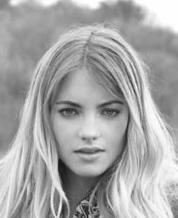
%> input picture NSTI-RPCA/experiment/image/image1/0000.jpg, 178 x 218 px; the run also reads 1 picture not shown here
$ octave exp4.m   (GNU Octave 9; MATLAB toolbox functions it lacks are replaced by stand-ins)
%> lines starting %> are read from the running program, lines starting %| are printed output that depends on the picture
### NSTI-RPCA/imgreader.m
function imgs = imgreader(path,lname)
%> called with path = 'image1/', lname = '*.jpg'
    imagenames = dir(fullfile(path,lname));
    [length,no] = size(imagenames);
    tem = imread([path imagenames(1).name]);
%> tem is the input picture: size 218x178 uint8; min 23, max 255, mean 166.4
    [x,y]=size(tem);
%> x = 218; y = 178
    imgs = zeros(length,x*y);
    for i=1:length
        img = imread([path imagenames(i).name]);
        %img = rgb2gray(img);
    	imgs(i,:) = reshape(img,1,[]);
    end
end

### NSTI-RPCA/rpca_nu.m
function [U,V,S] = rpca_nu(Y, r, params)
% [U, V] = RPCA_GD(Y, r, alpha, params)
% Robust PCA via Non-convex Gradient Descent
%
% Y : A sparse matrix to be decomposed into a low-rank matrix M and a sparse
% matrix S. Unobserved entries are represented as zeros.
% r : Target rank
% alpha : An upper bound of max sparsity over the columns/rows of S
% params : parameters for the algorithm
%   .step_const : Constant for step size (default .5)
%   .max_iter : Maximum number of iterations (default 30)
%   .tol : Desired Frobenius norm error (default 2e-4)
%   .incoh : Incoherence of M (default 5)
%
% Output:
% U, V : M=U*V' is the estimated lowrank matrix
%
% By:
% Xinyang Yi, Dohyung Park, Yudong Chen, Constantine Caramanis
% {yixy,dhpark,constantine}@utexas.edu, yudong.chen@cornell.edu


% Default parameter settings
step_const = .5;
max_iter   = 30;
tol        = 0.2;
tos=1;
alpha=1;
% Read paramter settings

if isfield(params,'step_const') step_const = params.step_const; end
if isfield(params,'max_iter')   max_iter = params.max_iter; end
if isfield(params,'tol')        tol= params.tol; end
if isfield(params,'tos') tos = params.tos; end
if isfield(params,'alpha') alpha = params.alpha; end

% Library paths
addpath PROPACK;
% addpath MinMaxSelection;

% Setting up
err  = zeros(1,max_iter);
time = zeros(1,max_iter);
Ynormfro = norm(Y,1);
[d1, d2] = size(Y);

is_sparse  = issparse(Y);
if is_sparse
    [I, J, Y_vec] = find(Y);
    n = length(Y_vec);
    obs_ind = sub2ind([d1,d2], I, J);
    col = [0; find(diff(J)); n];
    p = n/d1/d2;
    if p>0.9
        is_sparse = 0;
        Y = full(Y);
    end
else
    p = 1;
end

%% Phase I: Initialization
t1 = tic; t = 1;

% Initial sparse projection
fprintf('Initial sparse projection; time %f \n', toc(t1));

% Initial factorization
fprintf('Initial SVD; time %f \n', toc(t1));

[U,Sig,V]=lansvd((Y)/p,r,'L');
U = U(:,1:r) * sqrt(Sig(1:r,1:r));
V = V(:,1:r) * sqrt(Sig(1:r,1:r));

% Compute the initial error
err(t)  = inf;

time(t) = toc(t1);

%% Phase II: Gradient Descent
steplength = step_const / sqrt(Sig(1,1));
if is_sparse
    YminusUV = sparse(I, J, 1, d1, d2, n);
else
    YminusUV = zeros(d1, d2);
end

fprintf('Begin Gradient descent\n');
converged = 0;
while ~converged

    t = t + 1;

    %%
    if is_sparse
        UVobs_vec = compute_X_Omega(U, V, obs_ind);
        %UVobs_vec = partXY(U', V', I, J, n)';
        YminusUV = sparse(I, J, Y_vec-UVobs_vec, d1, d2, n); clearvars UVobs_vec;
    else
        YminusUV = Y - U*V';
    end

    %% Sparse Projection for S
    tos=sum(abs(YminusUV(:)))/(d1*d2)*alpha;

    S=sign(YminusUV) .* max(abs(YminusUV) - tos, 0);


    E = YminusUV - S;

%     err(t) = (tos*norm(S, 1)+0.5*norm(E, 'fro'))/Ynormfro;
     err(t) = (norm(S, 1)+norm(E, 'fro'))/Ynormfro;
% [12 lines of commented-out code are left out]
    hess = V'*V;
    hess = inv(hess);
    Unew = U +  ( (E * V) /p)*hess;
    hess = U'*U;
    hess = inv(hess);
    Vnew = V + ( E'*U /p)*hess;

    U = Unew;
    V = Vnew;
% [7 lines of commented-out code are left out]


    %% Compute error
%     err(t) = norm(E, 'fro')/Ynormfro;

    time(t) = toc(t1);

    %% Convergence check
    fprintf('Iter no. %d err %e time %f \n', t, err(t), time(t));
    if (t >= max_iter)
        converged = 1;
        fprintf('Maximum iterations reached.\n');
    end
    if (err(t) <= max(tol,eps))
        converged = 1;
        fprintf('Target error reached.\n');
    end
    if (abs(err(t-1)/ err(t) -1) < 0.00001)
       converged = 1;
       fprintf('No improvement.\n');
    end

end

err  = err(1:t);
time = time(1:t);

### NSTI-RPCA/PROPACK/lansvd.m
function [U,S,V,bnd,j] = lansvd(varargin)

%LANSVD  Compute a few singular values and singular vectors.
%   LANSVD computes singular triplets (u,v,sigma) such that
%   A*u = sigma*v and  A'*v = sigma*u. Only a few singular values
%   and singular vectors are computed  using the Lanczos
%   bidiagonalization algorithm with partial reorthogonalization (BPRO).
%
%   S = LANSVD(A)
%   S = LANSVD('Afun','Atransfun',M,N)
%
%   The first input argument is either a  matrix or a
%   string containing the name of an M-file which applies a linear
%   operator to the columns of a given matrix.  In the latter case,
%   the second input must be the name of an M-file which applies the
%   transpose of the same operator to the columns of a given matrix,
%   and the third and fourth arguments must be M and N, the dimensions
%   of the problem.
%
%   [U,S,V] = LANSVD(A,K,'L',...) computes the K largest singular values.
%
%   [U,S,V] = LANSVD(A,K,'S',...) computes the K smallest singular values.
%
%   The full calling sequence is
%
%   [U,S,V] = LANSVD(A,K,SIGMA,OPTIONS)
%   [U,S,V] = LANSVD('Afun','Atransfun',M,N,K,SIGMA,OPTIONS)
%
%   where K is the number of singular values desired and
%   SIGMA is 'L' or 'S'.
%
%   The OPTIONS structure specifies certain parameters in the algorithm.
%    Field name      Parameter                              Default
%
%    OPTIONS.tol     Convergence tolerance                  16*eps
%    OPTIONS.lanmax  Dimension of the Lanczos basis.
%    OPTIONS.p0      Starting vector for the Lanczos        rand(n,1)-0.5
%                    iteration.
%    OPTIONS.delta   Level of orthogonality among the       sqrt(eps/K)
%                    Lanczos vectors.
%    OPTIONS.eta     Level of orthogonality after           10*eps^(3/4)
%                    reorthogonalization.
%    OPTIONS.cgs     reorthogonalization method used        0
%                    '0' : iterated modified Gram-Schmidt
%                    '1' : iterated classical Gram-Schmidt
%    OPTIONS.elr     If equal to 1 then extended local      1
%                    reorthogonalization is enforced.
%
%   See also LANBPRO, SVDS, SVD

% References:
% R.M. Larsen, Ph.D. Thesis, Aarhus University, 1998.
%
% B. N. Parlett, ``The Symmetric Eigenvalue Problem'',
% Prentice-Hall, Englewood Cliffs, NJ, 1980.
%
% H. D. Simon, ``The Lanczos algorithm with partial reorthogonalization'',
% Math. Comp. 42 (1984), no. 165, 115--142.

% Rasmus Munk Larsen, DAIMI, 1998


%%%%%%%%%%%%%%%%%%%%% Parse and check input arguments. %%%%%%%%%%%%%%%%%%%%%%

if nargin<1 | length(varargin)<1
  error('Not enough input arguments.');
end

A = varargin{1};
if ~isstr(A)
  if ~isreal(A)
    error('A must be real')
  end
  [m n] = size(A);
  if length(varargin) < 2, k=min(min(m,n),6); else  k=varargin{2}; end
  if length(varargin) < 3, sigma = 'L';       else  sigma=varargin{3}; end
  if length(varargin) < 4, options = [];      else  options=varargin{4}; end
else
  if length(varargin)<4
    error('Not enough input arguments.');
  end
  Atrans = varargin{2};
  if ~isstr(Atrans)
    error('Atransfunc must be the name of a function')
  end
  m = varargin{3};
  n = varargin{4};
  if length(varargin) < 5, k=min(min(m,n),6); else k=varargin{5}; end
  if length(varargin) < 6, sigma = 'L'; else sigma=varargin{6}; end
  if length(varargin) < 7, options = []; else options=varargin{7}; end
end

if ~isnumeric(n) | real(abs(fix(n))) ~= n | ~isnumeric(m) | ...
      real(abs(fix(m))) ~= m | ~isnumeric(k) | real(abs(fix(k))) ~= k
  error('M, N and K must be positive integers.')
end


% Quick return for min(m,n) equal to 0 or 1 or for zero A.
if min(n,m) < 1 | k<1
  if nargout<3
    U = zeros(k,1);
  else
    U = eye(m,k); S = zeros(k,k);  V = eye(n,k);  bnd = zeros(k,1);
  end
  return
elseif min(n,m) == 1 & k>0
  if isstr(A)
    % Extract the single column or row of A
    if n==1
      A = feval(A,1);
    else
      A = feval(Atrans,1)';
    end
  end
  if nargout==1
    U = norm(A);
  else
    [U,S,V] = svd(full(A));
    bnd = 0;
  end
  return
end

% A is the matrix of all zeros (not detectable if A is defined by an m-file)
if isnumeric(A)
  if  nnz(A)==0
    if nargout<3
      U = zeros(k,1);
    else
      U = eye(m,k); S = zeros(k,k);  V = eye(n,k);  bnd = zeros(k,1);
    end
    return
  end
end

lanmax = min(m,n);
tol = 16*eps;
p = rand(m,1)-0.5;
% Parse options struct
if isstruct(options)
  c = fieldnames(options);
  for i=1:length(c)
    if any(strcmp(c(i),'p0')), p = getfield(options,'p0'); p=p(:); end
    if any(strcmp(c(i),'tol')), tol = getfield(options,'tol'); end
    if any(strcmp(c(i),'lanmax')), lanmax = getfield(options,'lanmax'); end
  end
end

% Protect against absurd options.
tol = max(tol,eps);
lanmax = min(lanmax,min(m,n));
if size(p,1)~=m
  error('p0 must be a vector of length m')
end

lanmax = min(lanmax,min(m,n));
if k>lanmax
  error('K must satisfy  K <= LANMAX <= MIN(M,N).');
end


%%%%%%%%%%%%%%%%%%%%% Here begins the computation  %%%%%%%%%%%%%%%%%%%%%%

if strcmp(sigma,'S')
  if isstr(A)
    error('Shift-and-invert works only when the matrix A is given explicitly.');
  else
    % Prepare for shift-and-invert Lanczos.
    if issparse(A)
      pmmd = colmmd(A);
      A.A = A(:,pmmd);
    else
      A.A = A;
    end
    if m>=n
      if issparse(A.A)
	A.R = qr(A.A,0);
	A.Rt = A.R';
	p = A.Rt\(A.A'*p); % project starting vector on span(Q1)
      else
	[A.Q,A.R] = qr(A.A,0);
	A.Rt = A.R';
	p = A.Q'*p; % project starting vector on span(Q1)
      end
    else
      error('Sorry, shift-and-invert for m<n not implemented yet!')
      A.R = qr(A.A',0);
      A.Rt = A.R';
    end
    condR = condest(A.R);
    if condR > 1/eps
      error(['A is rank deficient or too ill-conditioned to do shift-and-' ...
	     ' invert.'])
    end
  end
end

ksave = k;
neig = 0; nrestart=-1;
j = min(k+max(8,k)+1,lanmax);
U = []; V = []; B = []; anorm = []; work = zeros(2,2);

while neig < k

  %%%%%%%%%%%%%%%%%%%%% Compute Lanczos bidiagonalization %%%%%%%%%%%%%%%%%
  if ~isstr(A)

      [U,B,V,p,ierr,w] = lanbpro(A,j,p,options,U,B,V,anorm);
  else
    [U,B,V,p,ierr,w] = lanbpro(A,Atrans,m,n,j,p,options,U,B,V,anorm);
  end
  work= work + w;

  if ierr<0 % Invariant subspace of dimension -ierr found.
    j = -ierr;
  end

  %%%%%%%%%%%%%%%%%% Compute singular values and error bounds %%%%%%%%%%%%%%%%
  % Analyze B
  resnrm = norm(p);
  % [5 lines of commented-out code are left out]

  [S,bot] = bdsqr(diag(B),[diag(B,-1); resnrm]);

% Use Largest Ritz value to estimate ||A||_2. This might save some
  % reorth. in case of restart.
  anorm=S(1);

  % Set simple error bounds
  bnd = resnrm*abs(bot);

  % Examine gap structure and refine error bounds
  bnd = refinebounds(S.^2,bnd,n*eps*anorm);

  %%%%%%%%%%%%%%%%%%% Check convergence criterion %%%%%%%%%%%%%%%%%%%%
  i=1;
  neig = 0;
  while i<=min(j,k)
    if (bnd(i) <= tol*abs(S(i)))
      neig = neig + 1;
      i = i+1;
    else
      i = min(j,k)+1;
    end
  end

  %%%%%%%%%% Check whether to stop or to extend the Krylov basis? %%%%%%%%%%
  if ierr<0 % Invariant subspace found
    if j<k
      warning(['Invariant subspace of dimension ',num2str(j-1),' found.'])
    end
    j = j-1;
    break;
  end
  if j>=lanmax % Maximal dimension of Krylov subspace reached. Bail out
    if j>=min(m,n)
      neig = ksave;
      break;
    end
    if neig<ksave
      warning(['Maximum dimension of Krylov subspace exceeded prior',...
	    ' to convergence.']);
    end
    break;
  end

  % Increase dimension of Krylov subspace
  if neig>0
    % increase j by approx. half the average number of steps pr. converged
    % singular value (j/neig) times the number of remaining ones (k-neig).
    j = j + min(100,max(2,0.5*(k-neig)*j/(neig+1)));
  else
    % As long a very few singular values have converged, increase j rapidly.
    %    j = j + ceil(min(100,max(8,2^nrestart*k)));
    j = max(1.5*j,j+10);
  end
  j = ceil(min(j+1,lanmax));
  nrestart = nrestart + 1;
end


%%%%%%%%%%%%%%%% Lanczos converged (or failed). Prepare output %%%%%%%%%%%%%%%
k = min(ksave,j);

if nargout>2
  j = size(B,2);
  % Compute singular vectors
  [P,S,Q] = svd(full([B;[zeros(1,j-1),resnrm]]),0);
  S = diag(S);
  if size(Q,2)~=k
    Q = Q(:,1:k);
    P = P(:,1:k);
  end
  % Compute and normalize Ritz vectors (overwrites U and V to save memory).
  if resnrm~=0
    U = U*P(1:j,:) + (p/resnrm)*P(j+1,:);
  else
    U = U*P(1:j,:);
  end
  V = V*Q;
  for i=1:k
    nq = norm(V(:,i));
    if isfinite(nq) & nq~=0 & nq~=1
      V(:,i) = V(:,i)/nq;
    end
    nq = norm(U(:,i));
    if isfinite(nq) & nq~=0 & nq~=1
      U(:,i) = U(:,i)/nq;
    end
  end
end

% Pick out desired part the spectrum
S = S(1:k);
bnd = bnd(1:k);

if strcmp(sigma,'S')
  [S,p] = sort(-1./S);
  S = -S;
  bnd = bnd(p);
  if nargout>2
    if issparse(A.A)
      U = A.A*(A.R\U(:,p));
      V(pmmd,:) = V(:,p);
    else
      U = A.Q(:,1:min(m,n))*U(:,p);
      V = V(:,p);
    end
  end
end

if nargout<3
  U = S;
  S = B; % Undocumented feature -  for checking B.
else
  S = diag(S);
end

### NSTI-RPCA/experiment/exp4.m
addpath('../');
addpath '../PROPACK';
imgs = imgreader('image1/','*.jpg');
tem = imread('src/0000.jpg');
[x,y]=size(tem);
%> x = 218; y = 178
tem = reshape(tem,1,x*y)*1.0;
[length,n] = size(imgs);
%> length = 1; n = 38804

r=18;
tol=0.0001;
% algorithm paramters
params.step_const = 0.8; % step size parameter for gradient descent
params.max_iter   = 1000;  % max number of iterations
params.tol        = tol;% stop when ||Y-UV'-S||_F/||Y||_F < tol
params.do_project = 0;
params.tos=5;
params.alpha=0.1;

t1 = tic;

for i =1:length
    img = reshape(imgs(i,:),x,y);
    [u,v,s]=rpca_nu(img, r, params);
    toc(t1)
    l=u*v';
    image_name=strcat('output2\X_image_nu',num2str(i));
    image_name=strcat(image_name,'.jpg');
    imwrite(mat2gray( reshape(l,x,y)),image_name);
    [u,c,v] = svd(img);
    l=u(:,1:r)*c(1:r,1:r);
    l=l*v(:,1:r)';
    image_name=strcat('output2\X_image_svd',num2str(i));
    image_name=strcat(image_name,'.jpg');
    imwrite(mat2gray( reshape(l,x,y)),image_name);


end
%> this loop made 1 pass
%> (Ynormfro in rpca_nu, steplength in rpca_nu) on pass 1: (43300, 0.0044)
%> pass 1, `[u,v,s]=rpca_nu(img, r, params);`:
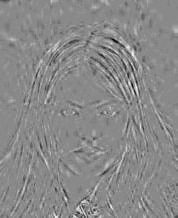
%> s: size 218x178 double; min -96.23, max 81.72, mean -0.1; drawn with min black and max white
%> pass 1, `imwrite(mat2gray( reshape(l,x,y)),image_name);`:
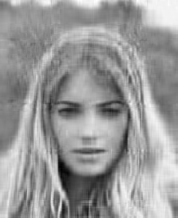
%> saved as X_image_nu1.jpg: size 218x178 uint8; min 0, max 255, mean 153.5
